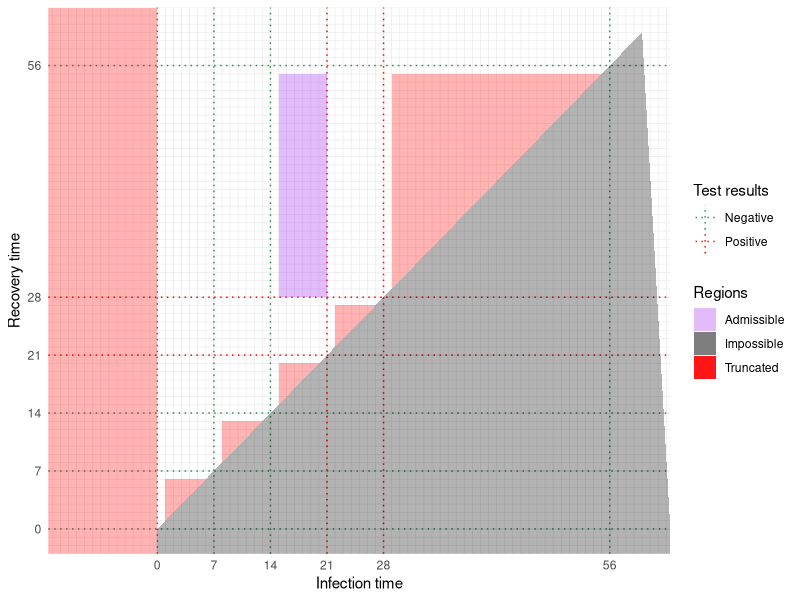
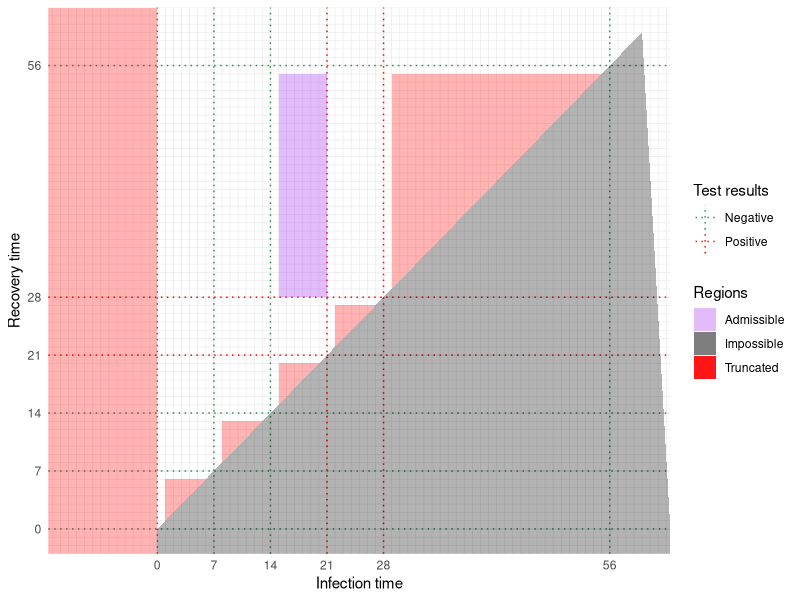

These charts were generated, in order, by the following R code:
library(ggplot2)

neg_test_dates = c(0, 7, 14, 56)
pos_test_dates = c(28, 21)
all_test_dates = sort(c(neg_test_dates, pos_test_dates))

test_lines = function(values, result) {
    if (result) {
        label = "Positive"
        colour = "Red"
    } else {
        label = "Negative"
        colour = "Green"
    }
    list(
        geom_vline(aes(colour = label, xintercept = !!values), linetype = "dotted"),
        geom_hline(aes(colour = label, yintercept = !!values), linetype = "dotted")
    )
}

shade_alpha = 0.3
ggplot() +
    test_lines(pos_test_dates, TRUE) +
    test_lines(neg_test_dates, FALSE) +
    theme_minimal() +
    scale_x_continuous(breaks = all_test_dates, minor_breaks = -100:100, limits = c(-10, 60)) +
    scale_y_continuous(breaks = all_test_dates, minor_breaks = -100:100, limits = c(0, 60)) +
    labs(
        x = "Infection time",
        y = "Recovery time",
        colour = "Test results",
        fill = "Regions"
    ) +
    scale_colour_manual(
        values = c(
            "Positive" = "red",
            "Negative" = "seagreen"
        )
    ) +
    geom_rect(
        aes(fill = "Truncated"),
        xmin = -Inf,
        xmax = 0,
        ymin = -Inf,
        ymax = Inf,
        alpha = shade_alpha
    ) +
    purrr::map2(
        all_test_dates + 1, dplyr::lead(all_test_dates) - 1,
        ~geom_polygon(
            aes(x = c(.x, .x, .y), y = c(.x, .y, .y), fill = "Truncated"),
            alpha = shade_alpha,
        )
    ) +
    geom_polygon(
        aes(
            fill = "Impossible",
            x = c(0, 60, Inf),
            y = c(0, 60, 0)
        ),
        alpha = shade_alpha
    ) +
    geom_rect(
        aes(fill = "Impossible"),
        xmin = 0,
        xmax = Inf,
        ymin = -Inf,
        ymax = 0,
        alpha = shade_alpha
    ) +
    geom_rect(
        aes(fill = "Admissible"),
        xmin = 15,
        xmax = 21,
        ymin = 28,
        ymax = 55,
        alpha = shade_alpha
    ) +
    scale_fill_manual(
        values = c(
            "Admissible" = "purple",
            "Truncated" = "Red",
            "Impossible" = "black"
        )
    )
ggsave("cis-perfect-testing/regions_diag.png")
